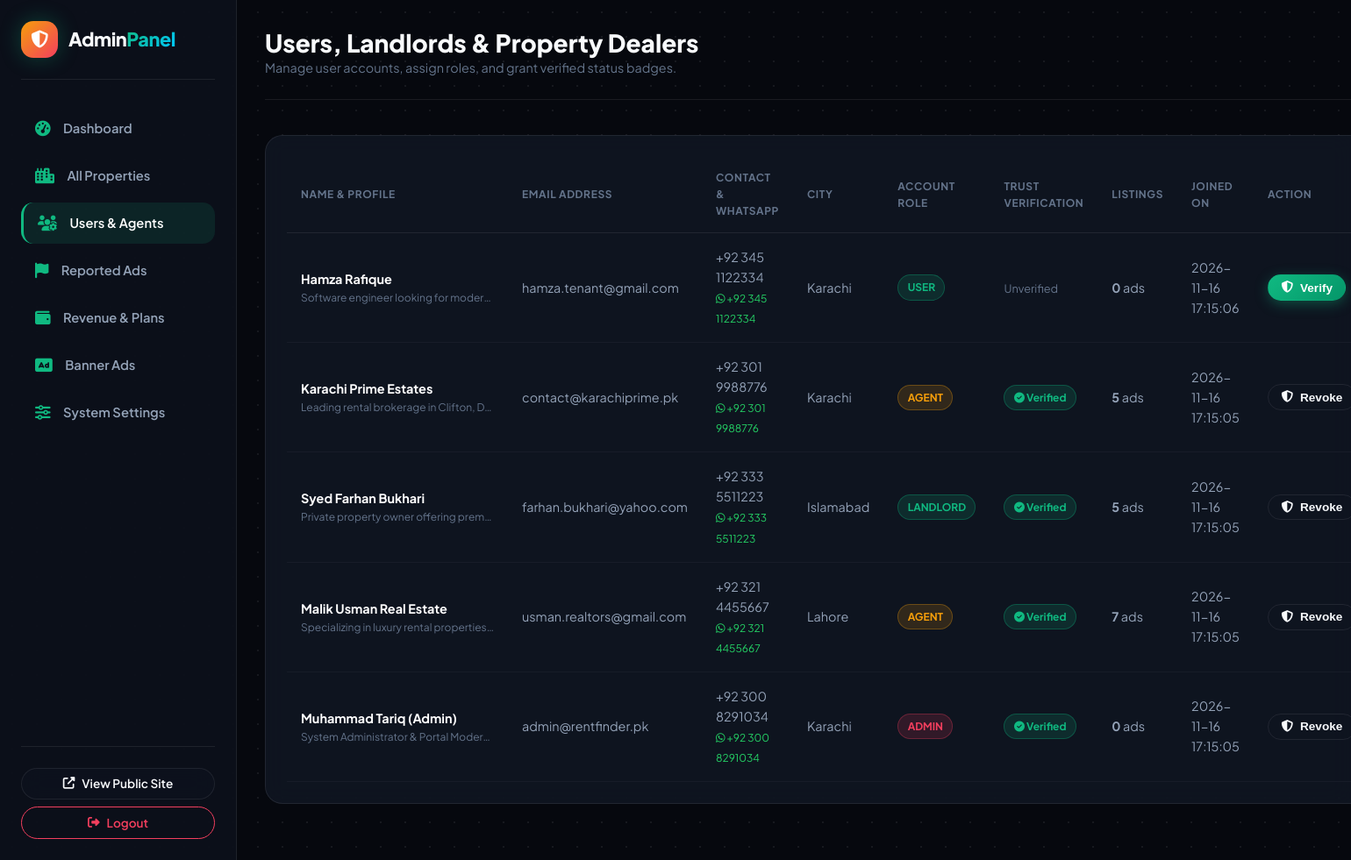
/admin/users (signed in), run on an earlier commit of the app's database.
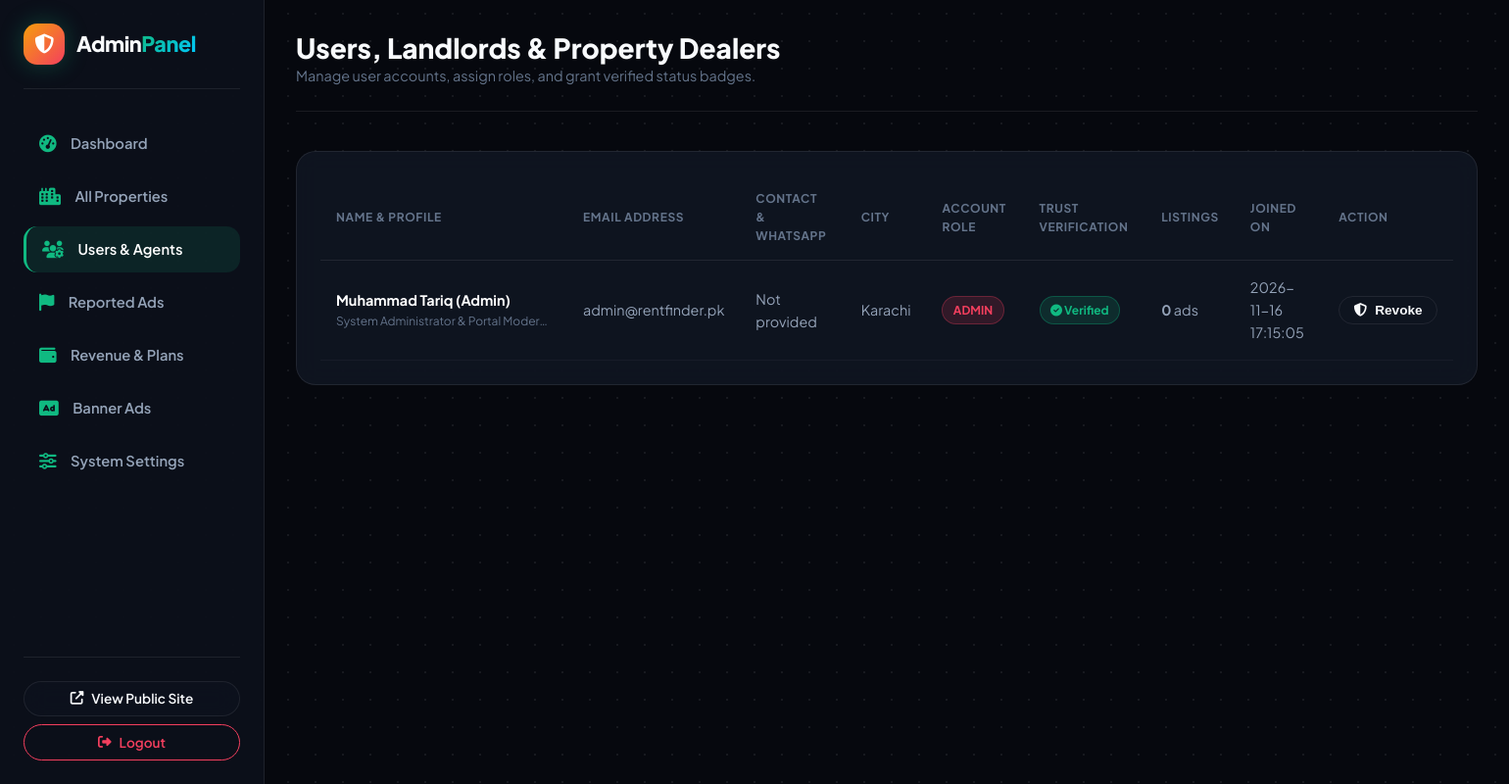
And on a later commit of the database.
### tables this page shows
CREATE TABLE users (
        id INTEGER PRIMARY KEY AUTOINCREMENT,
        name TEXT NOT NULL,
        email TEXT UNIQUE NOT NULL,
        password_hash TEXT NOT NULL,
        phone TEXT,
        whatsapp TEXT,
        city TEXT DEFAULT 'Karachi',
        role TEXT DEFAULT 'user', -- 'user', 'landlord', 'agent', 'admin'
        avatar TEXT,
        bio TEXT,
        is_verified INTEGER DEFAULT 0, -- Trust & Safety verified landlord/agent badge
        verification_docs TEXT,
        is_active INTEGER DEFAULT 1,
        created_at TIMESTAMP DEFAULT CURRENT_TIMESTAMP
    );

### app.py (the view)
        def decorated_function(*args, **kwargs):
            if 'user_id' not in session:
                flash("Please log in to access this page.", "warning")
                return redirect(url_for('login', next=request.path))
            if role:
                user = db.find_user_by_id(session['user_id'])
                if not user or (role == 'admin' and user['role'] != 'admin'):
                    flash("Access denied. Authorized administrators only.", "danger")
                    return redirect(url_for('index'))
            return f(*args, **kwargs)

### app.py (called while the page is built)
@app.context_processor
def inject_global_data():
    settings = db.get_all_settings()
    current_user = None
    saved_count = 0
    if 'user_id' in session:
        current_user = db.find_user_by_id(session['user_id'])
        if current_user:
            conn = db.get_db()
            saved_count = conn.execute("SELECT COUNT(*) as c FROM favorites WHERE user_id = ?", (session['user_id'],)).fetchone()['c']
            conn.close()
    return {
        'site_settings': settings,
        'current_user': current_user,
        'saved_count': saved_count,
        'now': datetime.now()
    }

def login_required(role=None):
    def decorator(f):
        def decorated_function(*args, **kwargs):
            if 'user_id' not in session:
                flash("Please log in to access this page.", "warning")
                return redirect(url_for('login', next=request.path))
            if role:
                user = db.find_user_by_id(session['user_id'])
                if not user or (role == 'admin' and user['role'] != 'admin'):
                    flash("Access denied. Authorized administrators only.", "danger")
                    return redirect(url_for('index'))
            return f(*args, **kwargs)
        decorated_function.__name__ = f.__name__
        return decorated_function
    return decorator

@app.route('/admin/users')
@login_required(role='admin')
def admin_users():
    conn = db.get_db()
    users = conn.execute('''
        SELECT u.*, COUNT(p.id) as property_count
        FROM users u
        LEFT JOIN properties p ON u.id = p.user_id
        GROUP BY u.id
        ORDER BY u.id DESC
    ''').fetchall()
    conn.close()
    return render_template('admin/users.html', users=users)

### database.py (called while the page is built)
def get_db():
    conn = sqlite3.connect(DB_PATH)
    conn.row_factory = sqlite3.Row
    conn.execute("PRAGMA foreign_keys = ON")
    return conn

def get_all_settings():
    conn = get_db()
    rows = conn.execute("SELECT key, value FROM website_settings").fetchall()
    conn.close()
    return {r['key']: r['value'] for r in rows}

def find_user_by_id(user_id):
    conn = get_db()
    user = conn.execute("SELECT * FROM users WHERE id = ?", (user_id,)).fetchone()
    conn.close()
    return user

### templates/admin/users.html (shortened to what this page needs)
{% extends "admin/base_admin.html" %}
{% block content %}
<div class="dashboard-topbar">
  <div class="topbar-title">
    <h1>Users, Landlords &amp; Property Dealers</h1>
    <p>Manage user accounts, assign roles, and grant verified status badges.</p>
  </div>
</div>
<div class="data-card">
  <div class="table-responsive">
    <table class="data-table">
      <thead>
        <tr>
          <th>Name &amp; Profile</th>
          <th>Email Address</th>
          <th>Contact &amp; WhatsApp</th>
          <th>City</th>
          <th>Account Role</th>
          <th>Trust Verification</th>
          <th>Listings</th>
          <th>Joined On</th>
          <th>Action</th>
        </tr>
      </thead>
      <tbody>
        {% for u in users %}
          <tr>
            <td>
              <div style="font-weight: 700; color: #fff;">{{ u.name }}</div>
              {% if u.bio %}<small style="color: var(--text-dim); display: block; max-width: 220px; white-space: nowrap; overflow: hidden; text-overflow: ellipsis;">{{ u.bio }}</small>{% endif %}
            </td>
            <td>{{ u.email }}</td>
            <td>
              <div>{{ u.phone or 'Not provided' }}</div>
              {% if u.whatsapp %}<small style="color: #25D366;"><i class="fab fa-whatsapp"></i> {{ u.whatsapp }}</small>{% endif %}
            </td>
            <td>{{ u.city }}</td>
            <td>
              <span class="badge-status {% if u.role == 'admin' %}rejected{% elif u.role == 'agent' %}pending{% else %}approved{% endif %}">
                {{ u.role|upper }}
              </span>
            </td>
            <td>
              {% if u.is_verified %}
                <span class="badge-status approved"><i class="fas fa-check-circle"></i> Verified</span>
              {% else %}
                <span style="color: var(--text-dim); font-size: 0.8rem;">Unverified</span>
              {% endif %}
            </td>
            <td><strong>{{ u.property_count }}</strong> ads</td>
            <td>{{ u.created_at }}</td>
            <td>
              <form action="{{ url_for('admin_toggle_user_verified', user_id=u.id) }}" method="POST" style="display: inline;">
                <button type="submit" class="btn btn-sm {% if u.is_verified %}btn-outline{% else %}btn-primary{% endif %}" title="Toggle Verified Badge">
                  <i class="fas fa-shield-alt"></i> {{ 'Revoke' if u.is_verified else 'Verify' }}
                </button>
              </form>
            </td>
          </tr>
        {% endfor %}
      </tbody>
    </table>
  </div>
</div>
{% endblock %}

### templates/admin/base_admin.html (shortened to what this page needs)
<!DOCTYPE html>
<html lang="en">
<head>
  <link rel="stylesheet" href="https://cdnjs.cloudflare.com/ajax/libs/font-awesome/6.5.1/css/all.min.css">
  <link rel="stylesheet" href="{{ url_for('static', filename='css/style.css') }}">
  <link rel="stylesheet" href="{{ url_for('static', filename='css/admin.css') }}">
</head>
<body style="background: var(--bg-deep);">
  <div class="dashboard-layout">
    <aside class="dashboard-sidebar">
      <div class="sidebar-brand">
        <a href="{{ url_for('index') }}" class="brand-logo">
          <div class="logo-badge" style="background: linear-gradient(135deg, var(--accent-gold), var(--accent-rose));">
            <i class="fas fa-shield-alt"></i>
          </div>
          <div class="brand-name">Admin<span>Panel</span></div>
        </a>
      </div>
      <ul class="sidebar-menu">
        <li class="sidebar-item {% if request.endpoint == 'admin_dashboard' %}active{% endif %}">
          <a href="{{ url_for('admin_dashboard') }}"><i class="fas fa-tachometer-alt"></i> Dashboard</a>
        </li>
        <li class="sidebar-item {% if request.endpoint == 'admin_properties' %}active{% endif %}">
          <a href="{{ url_for('admin_properties') }}"><i class="fas fa-city"></i> All Properties</a>
        </li>
        <li class="sidebar-item {% if request.endpoint == 'admin_users' %}active{% endif %}">
          <a href="{{ url_for('admin_users') }}"><i class="fas fa-users-cog"></i> Users &amp; Agents</a>
        </li>
        <li class="sidebar-item {% if request.endpoint == 'admin_reports' %}active{% endif %}">
          <a href="{{ url_for('admin_reports') }}"><i class="fas fa-flag"></i> Reported Ads</a>
        </li>
        <li class="sidebar-item {% if request.endpoint == 'admin_monetization' %}active{% endif %}">
          <a href="{{ url_for('admin_monetization') }}"><i class="fas fa-wallet"></i> Revenue &amp; Plans</a>
        </li>
        <li class="sidebar-item {% if request.endpoint == 'admin_ads' %}active{% endif %}">
          <a href="{{ url_for('admin_ads') }}"><i class="fas fa-ad"></i> Banner Ads</a>
        </li>
        <li class="sidebar-item {% if request.endpoint == 'admin_settings' %}active{% endif %}">
          <a href="{{ url_for('admin_settings') }}"><i class="fas fa-sliders-h"></i> System Settings</a>
        </li>
      </ul>
      <div style="padding-top: 1.5rem; border-top: 1px solid var(--border-glass);">
        <a href="{{ url_for('index') }}" class="btn btn-secondary btn-sm" style="width: 100%; margin-bottom: 0.5rem;" target="_blank">
          <i class="fas fa-external-link-alt"></i> View Public Site
        </a>
        <a href="{{ url_for('logout') }}" class="btn btn-outline btn-sm" style="width: 100%; border-color: var(--accent-rose); color: var(--accent-rose);">
          <i class="fas fa-sign-out-alt"></i> Logout
        </a>
      </div>
    </aside>
    <main class="dashboard-main">
      {% block content %}{% endblock %}
    </main>
  </div>
</body>
</html>

### static/css/style.css (style rules this page uses)
:root { --bg-deep: #06080e; --bg-surface: #0c101b; --bg-surface-elevated: #121826; --bg-card: rgba(18, 24, 38, 0.75); --bg-glass: rgba(14, 19, 31, 0.65); --border-glass: rgba(255, 255, 255, 0.08); --border-focus: rgba(16, 185, 129, 0.5); --accent-emerald: #10b981; --accent-emerald-glow: rgba(16, 185, 129, 0.25); --accent-cyan: #00c8ff; --accent-cyan-glow: rgba(0, 200, 255, 0.25); --accent-gold: #f59e0b; --accent-rose: #f43f5e; --font-display: 'Plus Jakarta Sans', -apple-system, BlinkMacSystemFont, 'Segoe UI', Roboto, sans-serif; --font-mono: 'JetBrains Mono', 'Fira Code', monospace; --text-main: #f8fafc; --text-muted: #94a3b8; --text-dim: #64748b; --shadow-sm: 0 4px 6px -1px rgba(0, 0, 0, 0.3); --shadow-lg: 0 20px 25px -5px rgba(0, 0, 0, 0.5), 0 8px 10px -6px rgba(0, 0, 0, 0.5); --shadow-glow-emerald: 0 0 25px rgba(16, 185, 129, 0.3); --shadow-glow-cyan: 0 0 25px rgba(0, 200, 255, 0.3); --header-height: 80px; --container-max: 1280px; --radius-sm: 8px; --radius-md: 14px; --radius-lg: 20px; --radius-xl: 32px; --radius-full: 9999px; --transition-fast: 0.15s cubic-bezier(0.4, 0, 0.2, 1); --transition-normal: 0.3s cubic-bezier(0.16, 1, 0.3, 1); --transition-slow: 0.6s cubic-bezier(0.16, 1, 0.3, 1); }
*, *::before, *::after { box-sizing: border-box; margin: 0; padding: 0; }
html { scroll-behavior: smooth; font-size: 16px; color-scheme: dark; }
body { font-family: var(--font-display); background-color: var(--bg-deep); color: var(--text-main); line-height: 1.6; overflow-x: hidden; position: relative; min-height: 100vh; -webkit-font-smoothing: antialiased; }
body::before { content: ''; position: fixed; inset: 0; background-image: radial-gradient(rgba(255, 255, 255, 0.07) 1px, transparent 1px); background-size: 28px 28px; pointer-events: none; z-index: 0; }
h1, h2, h3, h4, h5, h6 { color: var(--text-main); font-weight: 700; line-height: 1.2; }
a { color: inherit; text-decoration: none; transition: color var(--transition-fast); }
ul { list-style: none; }
.brand-logo { display: flex; align-items: center; gap: 0.75rem; font-size: 1.35rem; font-weight: 800; letter-spacing: -0.02em; }
.logo-badge { width: 42px; height: 42px; border-radius: var(--radius-md); background: linear-gradient(135deg, var(--accent-emerald), var(--accent-cyan)); display: flex; align-items: center; justify-content: center; color: #fff; font-size: 1.25rem; box-shadow: var(--shadow-glow-emerald); transition: transform var(--transition-normal); }
.brand-name { color: var(--text-main); }
.brand-name span { background: linear-gradient(135deg, var(--accent-emerald), var(--accent-cyan)); -webkit-background-clip: text; -webkit-text-fill-color: transparent; }
.btn { display: inline-flex; align-items: center; justify-content: center; gap: 0.5rem; padding: 0.65rem 1.4rem; border-radius: var(--radius-full); font-size: 0.95rem; font-weight: 600; cursor: pointer; transition: all var(--transition-normal); border: 1px solid transparent; outline: none; }
.btn-secondary { background: var(--bg-glass); color: var(--text-main); border-color: var(--border-glass); backdrop-filter: blur(12px); }
.btn-outline { background: transparent; color: var(--text-main); border-color: var(--border-glass); }
.btn-sm { padding: 0.4rem 0.9rem; font-size: 0.85rem; }

What changed in the data, as far as the page shows it:
removed users: name "Hamza Rafique", bio "Software engineer looking for moder…", email "hamza.tenant@gmail.com", phone "+92 345 1122334", whatsapp "+92 345 1122334", city "Karachi", role "USER", shows "Unverified", property_count "0", created_at "2026-11-16 17:15:06", is_verified "Verify"
removed users: name "Karachi Prime Estates", bio "Leading rental brokerage in Clifton, D…", email "contact@karachiprime.pk", phone "+92 301 9988776", whatsapp "+92 301 9988776", city "Karachi", role "AGENT", shows "Verified", property_count "5", created_at "2026-11-16 17:15:05", is_verified "Revoke"
removed users: name "Syed Farhan Bukhari", bio "Private property owner offering prem…", email "farhan.bukhari@yahoo.com", phone "+92 333 5511223", whatsapp "+92 333 5511223", city "Islamabad", role "LANDLORD", shows "Verified", property_count "5", created_at "2026-11-16 17:15:05", is_verified "Revoke"
removed users: name "Malik Usman Real Estate", bio "Specializing in luxury rental properties…", email "usman.realtors@gmail.com", phone "+92 321 4455667", whatsapp "+92 321 4455667", city "Lahore", role "AGENT", shows "Verified", property_count "7", created_at "2026-11-16 17:15:05", is_verified "Revoke"
changed users "Muhammad Tariq (Admin)": phone "+92 300 8291034" → "Not provided"; whatsapp "+92 300 8291034" → (not shown)
